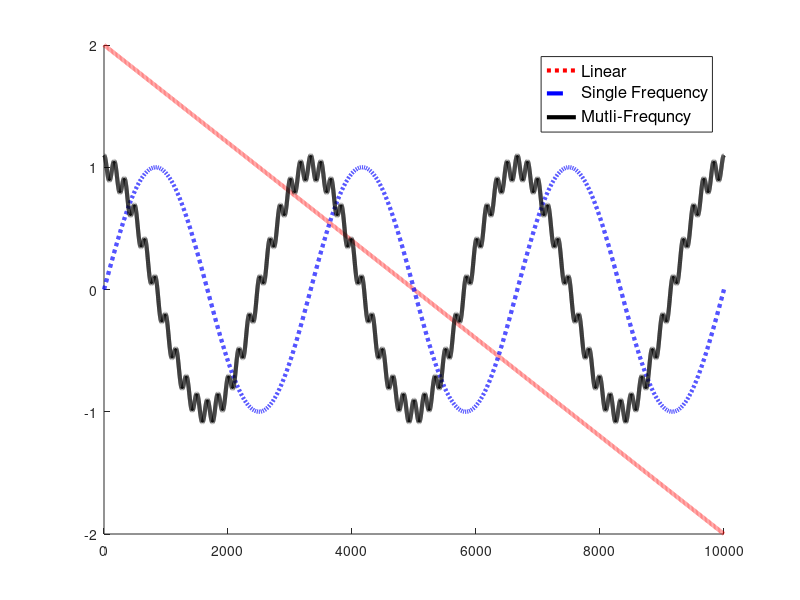

The MATLAB script that drew this image:
% This code is very well written and plots some sine waveforms for the
% COMPEL paper in the year MMXX

close all
Omega = linspace(0, 6*pi(), 10000);

t0 = linspace(2,-2,size(Omega,2));

t=sin(Omega);

t1=0.1*cos(Omega*20);
t2=cos(Omega);


figure(1)




%subplot(3,1,1)
hold on
plot(t0,':r','LineWidth',3)

%subplot(3,1,2)
hold on
plot(t,'--b','LineWidth',3)

%subplot(3,1,3)
hold on
plot(t1+t2,'-k','LineWidth',3)
ylim([-2 2])


% hold on
% too = -0.5*ones(size(Omega,2));
% plot(too,'-m','LineWidth',3)


legend({'Linear','Single Frequency','Mutli-Frequncy'},'FontSize',12)
